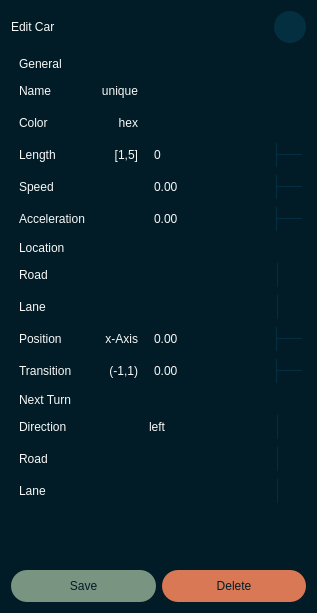
<?xml version="1.0" encoding="UTF-8"?>
<ui version="4.0">
 <class>Dialog</class>
 <widget class="QDialog" name="Dialog">
  <property name="enabled">
   <bool>true</bool>
  </property>
  <property name="geometry">
   <rect>
    <x>0</x>
    <y>0</y>
    <width>317</width>
    <height>613</height>
   </rect>
  </property>
  <property name="sizePolicy">
   <sizepolicy hsizetype="Minimum" vsizetype="Minimum">
    <horstretch>0</horstretch>
    <verstretch>0</verstretch>
   </sizepolicy>
  </property>
  <property name="minimumSize">
   <size>
    <width>0</width>
    <height>0</height>
   </size>
  </property>
  <property name="maximumSize">
   <size>
    <width>99999</width>
    <height>999999</height>
   </size>
  </property>
  <property name="windowTitle">
   <string>Edit Car</string>
  </property>
  <property name="styleSheet">
   <string notr="true">QDialog {
    background-color: #011C26; 
}

QWidget {	
	font: 13pt &quot;Helvetica&quot;;
    color: #F9F9F9;
}

QLabel[class=label] {	
	font: 10pt;
    color: #F9F9F9;
}

QWidget[class=container] {	
    background: #042F40;
	border-radius: 10px
}

QLabel[class=hint] {
	color: #799582;
}

QLabel[class=title] {
	font: 700 24pt;
}

QLineEdit{
	background-color: #011C26;
	border: none;
	border-radius: 6px;
	
}

/* --- Main Box --- */
QComboBox {
    background-color: #011C26;
    border: none;
    border-radius: 6px;
    padding: 5px 10px;
    color: #F9F9F9;
    /* This helps selection color in some styles */
    selection-background-color: #011C26; 
}

/* --- The Dropdown Frame --- */
/* We target QListView specifically to override Mac defaults */
QComboBox QListView {
    background-color: #011C26;
    border: 1px solid #042F40; /* Your custom border */
    outline: 0px; /* Removes the dotted/blue focus line */
    padding: 0px;
}



/* --- The Arrow Button Area --- */
QComboBox::drop-down {
    subcontrol-origin: padding;
    subcontrol-position: top right;
    width: 24px;
    border-left: 1px solid #042F40; /* Optional: adds a separator */
    border-top-right-radius: 6px;
    border-bottom-right-radius: 6px;
}

QComboBox::down-arrow {
    image: url(:/icons/icons/down.svg);
    width: 10px;
    height: 10px;
}

/* --- Main Spinbox Styling (Applies to both) --- */
QSpinBox, QDoubleSpinBox {
    background-color: #011C26;
    border: none;
    border-radius: 6px;
    color: #F9F9F9;
    padding: 5px 10px;
    padding-right: 15px; 
}

/* --- The Button Container Areas --- */
QSpinBox::up-button, QDoubleSpinBox::up-button {
    subcontrol-origin: border;
    subcontrol-position: top right;
    width: 25px;
    
    border-left: 1px solid #042F40;
    border-top-right-radius: 6px;
    border-bottom: 1px solid #042F40;
    
    background-color: #011C26;
}

QSpinBox::down-button, QDoubleSpinBox::down-button {
    subcontrol-origin: border;
    subcontrol-position: bottom right;
    width: 25px;
    
    border-left: 1px solid #042F40;
    border-bottom-right-radius: 6px;
    
    background-color: #011C26;
}

/* --- Hover Effects --- */
QSpinBox::up-button:hover, QDoubleSpinBox::up-button:hover,
QSpinBox::down-button:hover, QDoubleSpinBox::down-button:hover, QComboBox::drop-down:hover {
    background-color: #042F40;
}

/* --- The Arrow Icons --- */
/* (Assuming you are using the CSS Arrow hack from before. 
   If using images, replace these with your image: url(...) code) */

QSpinBox::up-arrow, QDoubleSpinBox::up-arrow {
    image: url(:/icons/icons/up.svg); /* You need to create this file */
    width: 10px;
    height: 10px;
}

QSpinBox::down-arrow, QDoubleSpinBox::down-arrow {
    image: url(:/icons/icons/down.svg); /* You need to create this file */
    width: 10px;
    height: 10px;
}

QToolButton {
    background-color: #032F40; 
    border-radius: 16px;       
    border: none;
    text-align: center;
}

QToolButton:hover {
    background-color: #314250; 
}

QToolButton:pressed {
    background-color: #032F40;
}

QPushButton {
	color: #011C26;
	border-radius: 16px
}

QPushButton#b_save {
	background-color: #799582
}

QPushButton#b_delete {
	background-color: #D97855
}</string>
  </property>
  <layout class="QVBoxLayout" name="verticalLayout">
   <item>
    <layout class="QHBoxLayout" name="Title">
     <property name="spacing">
      <number>0</number>
     </property>
     <property name="leftMargin">
      <number>0</number>
     </property>
     <property name="topMargin">
      <number>0</number>
     </property>
     <property name="bottomMargin">
      <number>8</number>
     </property>
     <item>
      <widget class="QLabel" name="label">
       <property name="sizePolicy">
        <sizepolicy hsizetype="Minimum" vsizetype="Minimum">
         <horstretch>0</horstretch>
         <verstretch>0</verstretch>
        </sizepolicy>
       </property>
       <property name="text">
        <string>Edit Car</string>
       </property>
       <property name="scaledContents">
        <bool>false</bool>
       </property>
       <property name="wordWrap">
        <bool>false</bool>
       </property>
       <property name="class" stdset="0">
        <string>title</string>
       </property>
      </widget>
     </item>
     <item>
      <widget class="QToolButton" name="b_close">
       <property name="minimumSize">
        <size>
         <width>32</width>
         <height>32</height>
        </size>
       </property>
       <property name="maximumSize">
        <size>
         <width>32</width>
         <height>32</height>
        </size>
       </property>
       <property name="text">
        <string/>
       </property>
       <property name="icon">
        <iconset resource="resources.qrc">
         <normaloff>:/icons/icons/Close.svg</normaloff>:/icons/icons/Close.svg</iconset>
       </property>
      </widget>
     </item>
    </layout>
   </item>
   <item>
    <widget class="QWidget" name="widget" native="true">
     <layout class="QVBoxLayout" name="General">
      <property name="spacing">
       <number>0</number>
      </property>
      <property name="sizeConstraint">
       <enum>QLayout::SizeConstraint::SetDefaultConstraint</enum>
      </property>
      <property name="leftMargin">
       <number>0</number>
      </property>
      <property name="topMargin">
       <number>0</number>
      </property>
      <property name="rightMargin">
       <number>0</number>
      </property>
      <property name="bottomMargin">
       <number>0</number>
      </property>
      <item alignment="Qt::AlignmentFlag::AlignLeft">
       <widget class="QWidget" name="widget_3" native="true">
        <layout class="QHBoxLayout" name="horizontalLayout">
         <property name="leftMargin">
          <number>8</number>
         </property>
         <property name="topMargin">
          <number>0</number>
         </property>
         <property name="rightMargin">
          <number>0</number>
         </property>
         <property name="bottomMargin">
          <number>4</number>
         </property>
         <item>
          <widget class="QLabel" name="label_2">
           <property name="text">
            <string>General</string>
           </property>
           <property name="margin">
            <number>0</number>
           </property>
           <property name="class" stdset="0">
            <string>label</string>
           </property>
          </widget>
         </item>
        </layout>
       </widget>
      </item>
      <item>
       <widget class="QWidget" name="widget" native="true">
        <property name="minimumSize">
         <size>
          <width>75</width>
          <height>0</height>
         </size>
        </property>
        <property name="class" stdset="0">
         <string>container</string>
        </property>
        <layout class="QGridLayout" name="gridLayout" columnstretch="1,1,4">
         <property name="sizeConstraint">
          <enum>QLayout::SizeConstraint::SetDefaultConstraint</enum>
         </property>
         <property name="leftMargin">
          <number>8</number>
         </property>
         <property name="topMargin">
          <number>4</number>
         </property>
         <property name="rightMargin">
          <number>4</number>
         </property>
         <property name="bottomMargin">
          <number>4</number>
         </property>
         <property name="horizontalSpacing">
          <number>4</number>
         </property>
         <property name="verticalSpacing">
          <number>8</number>
         </property>
         <item row="1" column="0">
          <widget class="QLabel" name="label_15">
           <property name="minimumSize">
            <size>
             <width>75</width>
             <height>0</height>
            </size>
           </property>
           <property name="text">
            <string>Color</string>
           </property>
          </widget>
         </item>
         <item row="1" column="2">
          <widget class="QLineEdit" name="lineEdit">
           <property name="minimumSize">
            <size>
             <width>0</width>
             <height>24</height>
            </size>
           </property>
           <property name="maximumSize">
            <size>
             <width>16777215</width>
             <height>24</height>
            </size>
           </property>
          </widget>
         </item>
         <item row="2" column="1">
          <widget class="QLabel" name="l_axis">
           <property name="text">
            <string>[1,5]</string>
           </property>
           <property name="alignment">
            <set>Qt::AlignmentFlag::AlignRight|Qt::AlignmentFlag::AlignTrailing|Qt::AlignmentFlag::AlignVCenter</set>
           </property>
           <property name="class" stdset="0">
            <string>hint</string>
           </property>
          </widget>
         </item>
         <item row="2" column="2">
          <widget class="QSpinBox" name="spinBox">
           <property name="minimumSize">
            <size>
             <width>0</width>
             <height>24</height>
            </size>
           </property>
           <property name="maximumSize">
            <size>
             <width>16777215</width>
             <height>24</height>
            </size>
           </property>
          </widget>
         </item>
         <item row="4" column="0">
          <widget class="QLabel" name="label_7">
           <property name="minimumSize">
            <size>
             <width>75</width>
             <height>0</height>
            </size>
           </property>
           <property name="text">
            <string>Speed</string>
           </property>
          </widget>
         </item>
         <item row="1" column="1">
          <widget class="QLabel" name="label_16">
           <property name="text">
            <string>hex</string>
           </property>
           <property name="alignment">
            <set>Qt::AlignmentFlag::AlignRight|Qt::AlignmentFlag::AlignTrailing|Qt::AlignmentFlag::AlignVCenter</set>
           </property>
           <property name="class" stdset="0">
            <string>hint</string>
           </property>
          </widget>
         </item>
         <item row="0" column="1">
          <widget class="QLabel" name="label_8">
           <property name="text">
            <string>unique</string>
           </property>
           <property name="alignment">
            <set>Qt::AlignmentFlag::AlignRight|Qt::AlignmentFlag::AlignTrailing|Qt::AlignmentFlag::AlignVCenter</set>
           </property>
           <property name="class" stdset="0">
            <string>hint</string>
           </property>
          </widget>
         </item>
         <item row="0" column="2">
          <widget class="QLineEdit" name="t_name">
           <property name="minimumSize">
            <size>
             <width>0</width>
             <height>24</height>
            </size>
           </property>
           <property name="maximumSize">
            <size>
             <width>16777215</width>
             <height>24</height>
            </size>
           </property>
          </widget>
         </item>
         <item row="2" column="0">
          <widget class="QLabel" name="label_6">
           <property name="minimumSize">
            <size>
             <width>75</width>
             <height>0</height>
            </size>
           </property>
           <property name="text">
            <string>Length</string>
           </property>
          </widget>
         </item>
         <item row="4" column="2">
          <widget class="QDoubleSpinBox" name="s_position">
           <property name="minimumSize">
            <size>
             <width>0</width>
             <height>24</height>
            </size>
           </property>
           <property name="maximumSize">
            <size>
             <width>16777215</width>
             <height>24</height>
            </size>
           </property>
           <property name="minimum">
            <double>-100.000000000000000</double>
           </property>
           <property name="maximum">
            <double>100.000000000000000</double>
           </property>
           <property name="stepType">
            <enum>QAbstractSpinBox::StepType::DefaultStepType</enum>
           </property>
          </widget>
         </item>
         <item row="0" column="0">
          <widget class="QLabel" name="label_5">
           <property name="minimumSize">
            <size>
             <width>75</width>
             <height>0</height>
            </size>
           </property>
           <property name="text">
            <string>Name</string>
           </property>
           <property name="alignment">
            <set>Qt::AlignmentFlag::AlignLeading|Qt::AlignmentFlag::AlignLeft|Qt::AlignmentFlag::AlignVCenter</set>
           </property>
          </widget>
         </item>
         <item row="5" column="0">
          <widget class="QLabel" name="label_18">
           <property name="minimumSize">
            <size>
             <width>75</width>
             <height>0</height>
            </size>
           </property>
           <property name="text">
            <string>Acceleration</string>
           </property>
          </widget>
         </item>
         <item row="5" column="2">
          <widget class="QDoubleSpinBox" name="doubleSpinBox">
           <property name="minimumSize">
            <size>
             <width>0</width>
             <height>24</height>
            </size>
           </property>
           <property name="maximumSize">
            <size>
             <width>16777215</width>
             <height>24</height>
            </size>
           </property>
           <property name="minimum">
            <double>-100.000000000000000</double>
           </property>
           <property name="maximum">
            <double>100.000000000000000</double>
           </property>
          </widget>
         </item>
        </layout>
       </widget>
      </item>
     </layout>
    </widget>
   </item>
   <item>
    <widget class="QWidget" name="widget_4" native="true">
     <layout class="QVBoxLayout" name="General_2">
      <property name="spacing">
       <number>0</number>
      </property>
      <property name="sizeConstraint">
       <enum>QLayout::SizeConstraint::SetDefaultConstraint</enum>
      </property>
      <property name="leftMargin">
       <number>0</number>
      </property>
      <property name="topMargin">
       <number>0</number>
      </property>
      <property name="rightMargin">
       <number>0</number>
      </property>
      <property name="bottomMargin">
       <number>0</number>
      </property>
      <item alignment="Qt::AlignmentFlag::AlignLeft">
       <widget class="QWidget" name="widget_5" native="true">
        <layout class="QHBoxLayout" name="horizontalLayout_3">
         <property name="leftMargin">
          <number>8</number>
         </property>
         <property name="topMargin">
          <number>0</number>
         </property>
         <property name="rightMargin">
          <number>0</number>
         </property>
         <property name="bottomMargin">
          <number>4</number>
         </property>
         <item>
          <widget class="QLabel" name="label_4">
           <property name="text">
            <string>Location</string>
           </property>
           <property name="margin">
            <number>0</number>
           </property>
           <property name="class" stdset="0">
            <string>label</string>
           </property>
          </widget>
         </item>
        </layout>
       </widget>
      </item>
      <item>
       <widget class="QWidget" name="widget_6" native="true">
        <property name="class" stdset="0">
         <string>container</string>
        </property>
        <layout class="QGridLayout" name="gridLayout_3" columnstretch="1,1,4">
         <property name="leftMargin">
          <number>8</number>
         </property>
         <property name="topMargin">
          <number>4</number>
         </property>
         <property name="rightMargin">
          <number>4</number>
         </property>
         <property name="bottomMargin">
          <number>4</number>
         </property>
         <property name="horizontalSpacing">
          <number>4</number>
         </property>
         <property name="verticalSpacing">
          <number>8</number>
         </property>
         <item row="3" column="0">
          <widget class="QLabel" name="label_9">
           <property name="minimumSize">
            <size>
             <width>75</width>
             <height>0</height>
            </size>
           </property>
           <property name="text">
            <string>Position</string>
           </property>
          </widget>
         </item>
         <item row="1" column="0">
          <widget class="QLabel" name="label_13">
           <property name="minimumSize">
            <size>
             <width>75</width>
             <height>0</height>
            </size>
           </property>
           <property name="text">
            <string>Lane</string>
           </property>
          </widget>
         </item>
         <item row="0" column="0">
          <widget class="QLabel" name="label_14">
           <property name="minimumSize">
            <size>
             <width>75</width>
             <height>0</height>
            </size>
           </property>
           <property name="text">
            <string>Road</string>
           </property>
           <property name="alignment">
            <set>Qt::AlignmentFlag::AlignLeading|Qt::AlignmentFlag::AlignLeft|Qt::AlignmentFlag::AlignVCenter</set>
           </property>
          </widget>
         </item>
         <item row="3" column="1">
          <widget class="QLabel" name="l_axis_2">
           <property name="text">
            <string>x-Axis</string>
           </property>
           <property name="alignment">
            <set>Qt::AlignmentFlag::AlignRight|Qt::AlignmentFlag::AlignTrailing|Qt::AlignmentFlag::AlignVCenter</set>
           </property>
           <property name="class" stdset="0">
            <string>hint</string>
           </property>
          </widget>
         </item>
         <item row="3" column="2">
          <widget class="QDoubleSpinBox" name="s_position_2">
           <property name="minimumSize">
            <size>
             <width>0</width>
             <height>24</height>
            </size>
           </property>
           <property name="maximumSize">
            <size>
             <width>16777215</width>
             <height>24</height>
            </size>
           </property>
           <property name="minimum">
            <double>-500.000000000000000</double>
           </property>
           <property name="maximum">
            <double>500.000000000000000</double>
           </property>
           <property name="stepType">
            <enum>QAbstractSpinBox::StepType::DefaultStepType</enum>
           </property>
          </widget>
         </item>
         <item row="4" column="0">
          <widget class="QLabel" name="label_17">
           <property name="minimumSize">
            <size>
             <width>75</width>
             <height>0</height>
            </size>
           </property>
           <property name="text">
            <string>Transition</string>
           </property>
          </widget>
         </item>
         <item row="0" column="2">
          <widget class="QComboBox" name="d_orientation_2">
           <property name="minimumSize">
            <size>
             <width>0</width>
             <height>24</height>
            </size>
           </property>
           <property name="maximumSize">
            <size>
             <width>16777215</width>
             <height>24</height>
            </size>
           </property>
           <property name="frame">
            <bool>false</bool>
           </property>
          </widget>
         </item>
         <item row="1" column="2">
          <widget class="QComboBox" name="comboBox">
           <property name="minimumSize">
            <size>
             <width>0</width>
             <height>24</height>
            </size>
           </property>
           <property name="maximumSize">
            <size>
             <width>16777215</width>
             <height>24</height>
            </size>
           </property>
          </widget>
         </item>
         <item row="4" column="2">
          <widget class="QDoubleSpinBox" name="doubleSpinBox_2">
           <property name="minimumSize">
            <size>
             <width>0</width>
             <height>24</height>
            </size>
           </property>
           <property name="maximumSize">
            <size>
             <width>16777215</width>
             <height>24</height>
            </size>
           </property>
           <property name="minimum">
            <double>-0.990000000000000</double>
           </property>
           <property name="maximum">
            <double>0.990000000000000</double>
           </property>
           <property name="singleStep">
            <double>0.100000000000000</double>
           </property>
          </widget>
         </item>
         <item row="4" column="1">
          <widget class="QLabel" name="label_12">
           <property name="text">
            <string>(-1,1)</string>
           </property>
           <property name="alignment">
            <set>Qt::AlignmentFlag::AlignRight|Qt::AlignmentFlag::AlignTrailing|Qt::AlignmentFlag::AlignVCenter</set>
           </property>
           <property name="class" stdset="0">
            <string>hint</string>
           </property>
          </widget>
         </item>
        </layout>
       </widget>
      </item>
     </layout>
    </widget>
   </item>
   <item>
    <widget class="QWidget" name="widget" native="true">
     <layout class="QVBoxLayout" name="Lanes">
      <property name="spacing">
       <number>0</number>
      </property>
      <property name="sizeConstraint">
       <enum>QLayout::SizeConstraint::SetDefaultConstraint</enum>
      </property>
      <property name="leftMargin">
       <number>0</number>
      </property>
      <property name="topMargin">
       <number>0</number>
      </property>
      <property name="rightMargin">
       <number>0</number>
      </property>
      <property name="bottomMargin">
       <number>0</number>
      </property>
      <item>
       <widget class="QWidget" name="widget" native="true">
        <property name="sizePolicy">
         <sizepolicy hsizetype="Minimum" vsizetype="Minimum">
          <horstretch>0</horstretch>
          <verstretch>0</verstretch>
         </sizepolicy>
        </property>
        <layout class="QHBoxLayout" name="horizontalLayout_2">
         <property name="spacing">
          <number>8</number>
         </property>
         <property name="leftMargin">
          <number>8</number>
         </property>
         <property name="topMargin">
          <number>0</number>
         </property>
         <property name="rightMargin">
          <number>4</number>
         </property>
         <property name="bottomMargin">
          <number>4</number>
         </property>
         <item>
          <widget class="QLabel" name="label_3">
           <property name="sizePolicy">
            <sizepolicy hsizetype="Minimum" vsizetype="Preferred">
             <horstretch>0</horstretch>
             <verstretch>0</verstretch>
            </sizepolicy>
           </property>
           <property name="text">
            <string>Next Turn</string>
           </property>
           <property name="class" stdset="0">
            <string>label</string>
           </property>
          </widget>
         </item>
        </layout>
       </widget>
      </item>
      <item>
       <widget class="QWidget" name="widget_2" native="true">
        <property name="class" stdset="0">
         <string>container</string>
        </property>
        <layout class="QGridLayout" name="gridLayout_2" columnstretch="1,1,4">
         <property name="leftMargin">
          <number>8</number>
         </property>
         <property name="topMargin">
          <number>4</number>
         </property>
         <property name="rightMargin">
          <number>4</number>
         </property>
         <property name="bottomMargin">
          <number>4</number>
         </property>
         <property name="horizontalSpacing">
          <number>4</number>
         </property>
         <property name="verticalSpacing">
          <number>8</number>
         </property>
         <item row="0" column="2">
          <widget class="QComboBox" name="comboBox_2">
           <property name="minimumSize">
            <size>
             <width>0</width>
             <height>24</height>
            </size>
           </property>
           <property name="maximumSize">
            <size>
             <width>16777215</width>
             <height>24</height>
            </size>
           </property>
           <property name="currentIndex">
            <number>0</number>
           </property>
           <property name="maxVisibleItems">
            <number>3</number>
           </property>
           <item>
            <property name="text">
             <string>left</string>
            </property>
           </item>
           <item>
            <property name="text">
             <string>straight</string>
            </property>
           </item>
           <item>
            <property name="text">
             <string>right</string>
            </property>
           </item>
          </widget>
         </item>
         <item row="3" column="2">
          <widget class="QComboBox" name="comboBox_4">
           <property name="minimumSize">
            <size>
             <width>0</width>
             <height>24</height>
            </size>
           </property>
           <property name="maximumSize">
            <size>
             <width>16777215</width>
             <height>24</height>
            </size>
           </property>
          </widget>
         </item>
         <item row="3" column="0">
          <widget class="QLabel" name="label_19">
           <property name="minimumSize">
            <size>
             <width>75</width>
             <height>0</height>
            </size>
           </property>
           <property name="text">
            <string>Lane</string>
           </property>
          </widget>
         </item>
         <item row="2" column="0">
          <widget class="QLabel" name="label_11">
           <property name="minimumSize">
            <size>
             <width>75</width>
             <height>0</height>
            </size>
           </property>
           <property name="text">
            <string>Road</string>
           </property>
          </widget>
         </item>
         <item row="2" column="2">
          <widget class="QComboBox" name="comboBox_3">
           <property name="minimumSize">
            <size>
             <width>0</width>
             <height>24</height>
            </size>
           </property>
           <property name="maximumSize">
            <size>
             <width>16777215</width>
             <height>24</height>
            </size>
           </property>
          </widget>
         </item>
         <item row="0" column="0">
          <widget class="QLabel" name="label_10">
           <property name="minimumSize">
            <size>
             <width>75</width>
             <height>0</height>
            </size>
           </property>
           <property name="text">
            <string>Direction</string>
           </property>
          </widget>
         </item>
         <item row="0" column="1">
          <spacer name="horizontalSpacer">
           <property name="orientation">
            <enum>Qt::Orientation::Horizontal</enum>
           </property>
           <property name="sizeHint" stdset="0">
            <size>
             <width>0</width>
             <height>0</height>
            </size>
           </property>
          </spacer>
         </item>
        </layout>
       </widget>
      </item>
     </layout>
    </widget>
   </item>
   <item>
    <spacer name="verticalSpacer">
     <property name="orientation">
      <enum>Qt::Orientation::Vertical</enum>
     </property>
     <property name="sizeHint" stdset="0">
      <size>
       <width>20</width>
       <height>40</height>
      </size>
     </property>
    </spacer>
   </item>
   <item>
    <layout class="QHBoxLayout" name="Bottom">
     <item>
      <widget class="QPushButton" name="b_save">
       <property name="minimumSize">
        <size>
         <width>32</width>
         <height>32</height>
        </size>
       </property>
       <property name="maximumSize">
        <size>
         <width>16777215</width>
         <height>32</height>
        </size>
       </property>
       <property name="text">
        <string>Save</string>
       </property>
       <property name="icon">
        <iconset resource="resources.qrc">
         <normaloff>:/icons/icons/Done_dark.svg</normaloff>:/icons/icons/Done_dark.svg</iconset>
       </property>
       <property name="default">
        <bool>true</bool>
       </property>
      </widget>
     </item>
     <item>
      <widget class="QPushButton" name="b_delete">
       <property name="minimumSize">
        <size>
         <width>32</width>
         <height>32</height>
        </size>
       </property>
       <property name="maximumSize">
        <size>
         <width>16777215</width>
         <height>32</height>
        </size>
       </property>
       <property name="text">
        <string>Delete</string>
       </property>
       <property name="icon">
        <iconset resource="resources.qrc">
         <normaloff>:/icons/icons/Delete_dark.svg</normaloff>:/icons/icons/Delete_dark.svg</iconset>
       </property>
      </widget>
     </item>
    </layout>
   </item>
  </layout>
 </widget>
 <resources>
  <include location="resources.qrc"/>
 </resources>
 <connections>
  <connection>
   <sender>b_close</sender>
   <signal>clicked()</signal>
   <receiver>Dialog</receiver>
   <slot>reject()</slot>
   <hints>
    <hint type="sourcelabel">
     <x>305</x>
     <y>40</y>
    </hint>
    <hint type="destinationlabel">
     <x>320</x>
     <y>-13</y>
    </hint>
   </hints>
  </connection>
  <connection>
   <sender>b_delete</sender>
   <signal>clicked()</signal>
   <receiver>Dialog</receiver>
   <slot>reject()</slot>
   <hints>
    <hint type="sourcelabel">
     <x>276</x>
     <y>540</y>
    </hint>
    <hint type="destinationlabel">
     <x>400</x>
     <y>545</y>
    </hint>
   </hints>
  </connection>
  <connection>
   <sender>b_save</sender>
   <signal>clicked()</signal>
   <receiver>Dialog</receiver>
   <slot>accept()</slot>
   <hints>
    <hint type="sourcelabel">
     <x>64</x>
     <y>550</y>
    </hint>
    <hint type="destinationlabel">
     <x>129</x>
     <y>593</y>
    </hint>
   </hints>
  </connection>
 </connections>
</ui>
